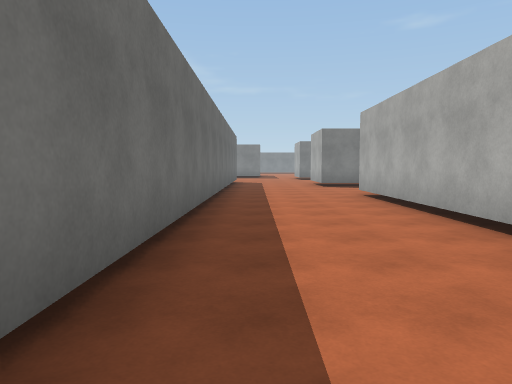
[1] (above)

20 first-person views from a walk through a scene from a Unity 3-D project. The camera is 1.5 m above the floor, tilts 4° down and sees 70° across. The floor is counted in squares, 2 m on a side. Each view is taken from the middle of a square. On the plan, view 1 faces up. The plan holds only what a view shows up to about 11 squares ahead; the rest is blank. The place goes on beyond the plan. Surface patterns are stand-ins for the level's own textures.

[2]
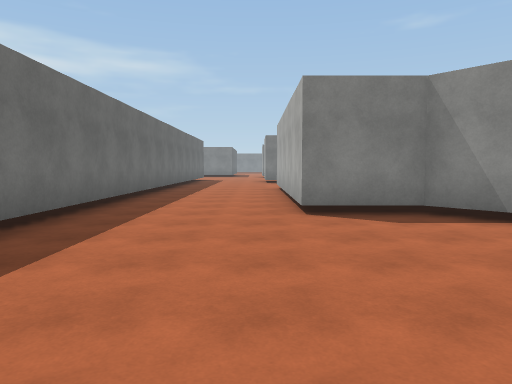

[3]
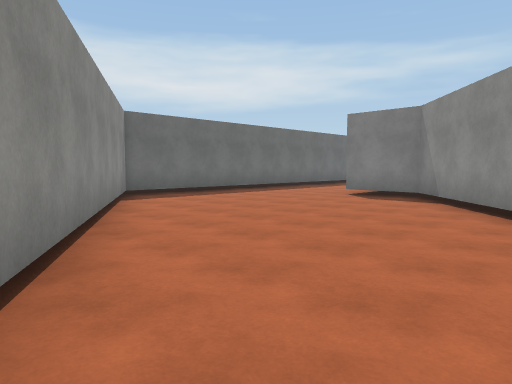

[4]
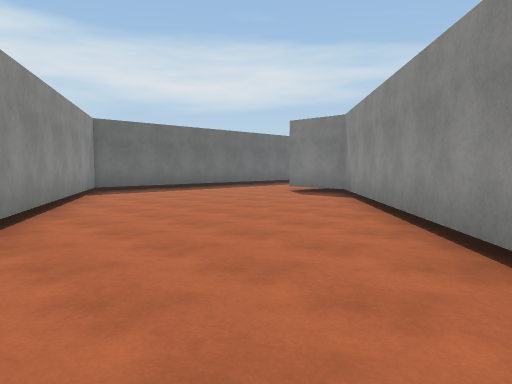

[5]
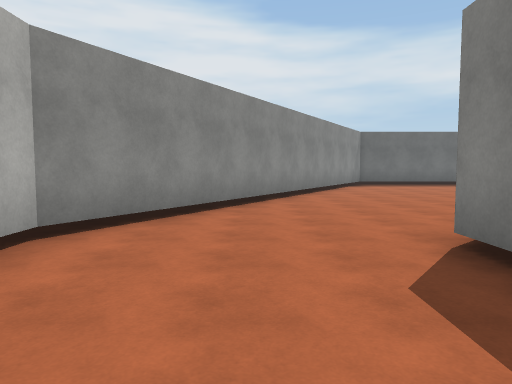

[6]
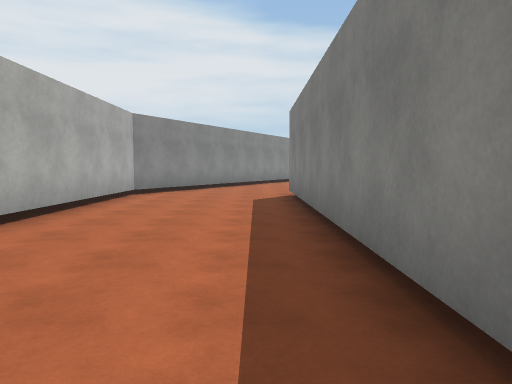

[7]
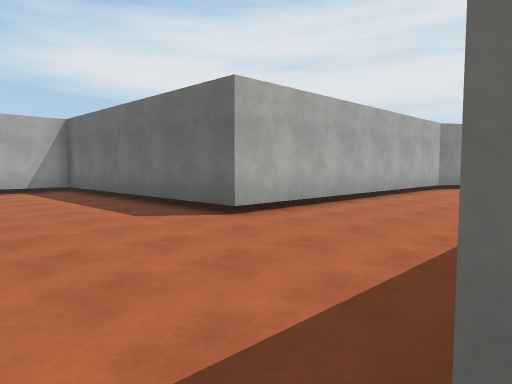

[8]
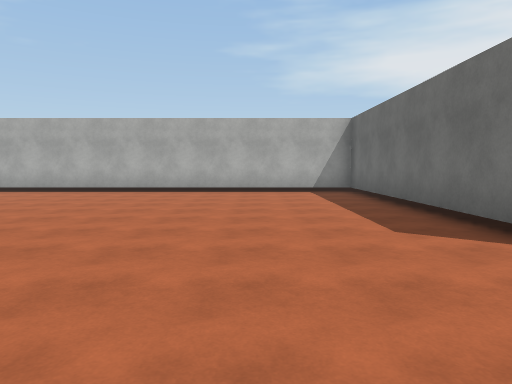

[9]
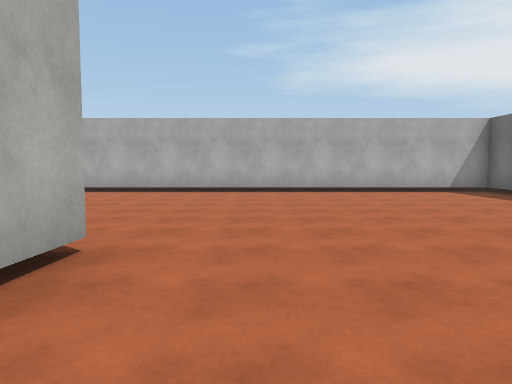

[10]
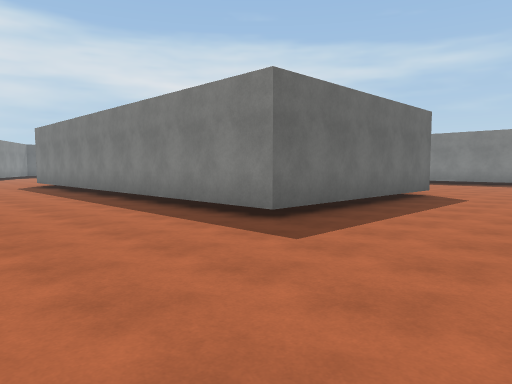

[11]
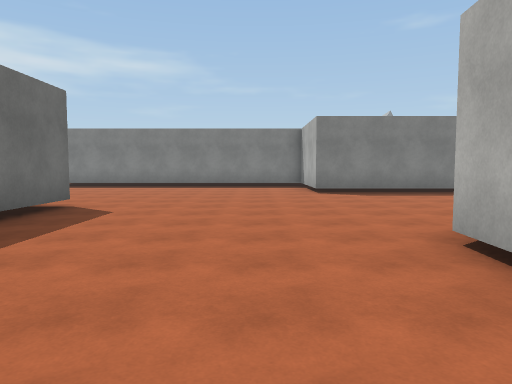

[12]
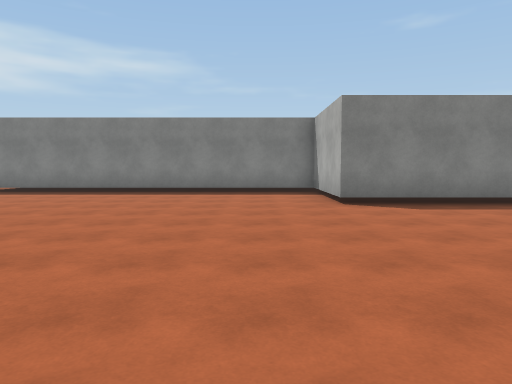

[13]
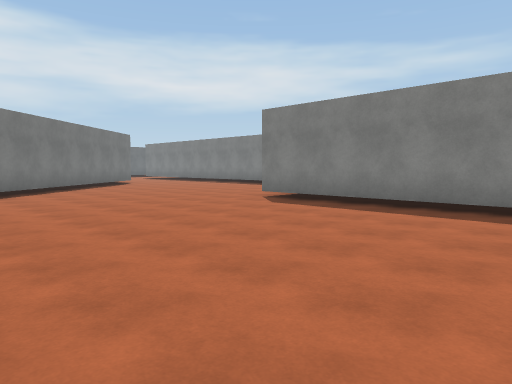

[14]
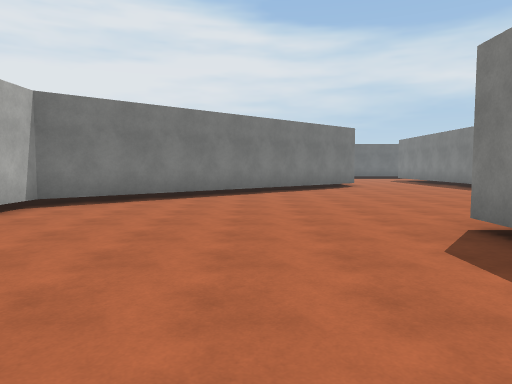

[15]
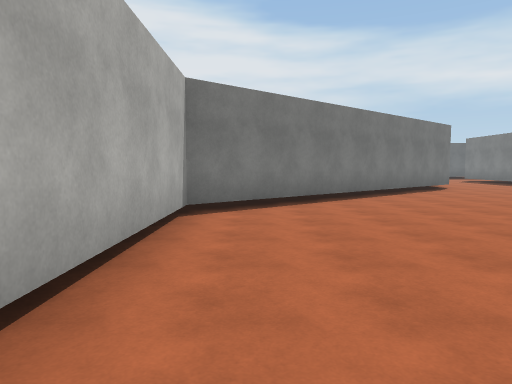

[16]
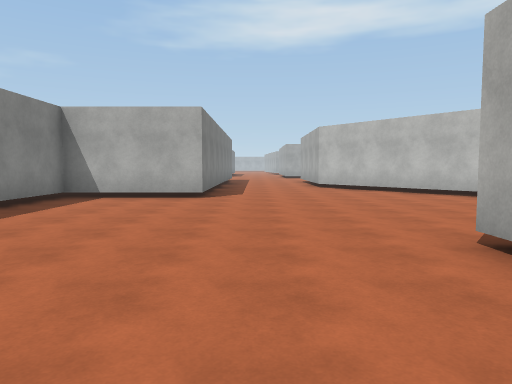

[17]
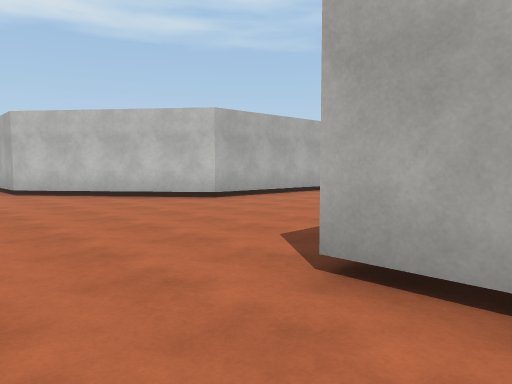

[18]
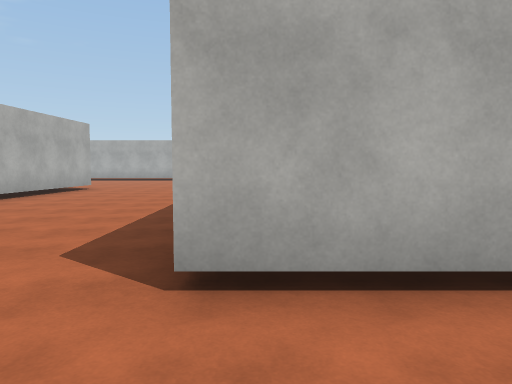

[19]
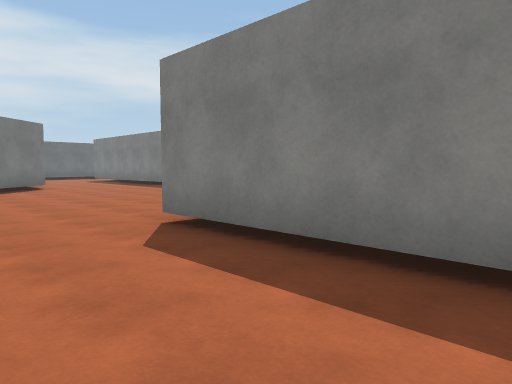

[20]
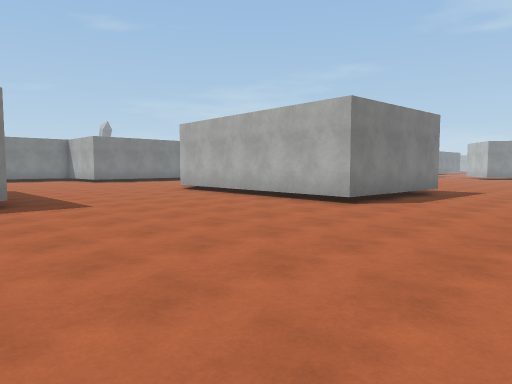

### Floor plan
Points are (right, up) in squares from view 1. A wall is a line through its corners. A room is listed if a view was taken in it or the views show most of it. See-through windows are left out.
Room 1 (views 1, 2, 3, 4, 5, 6, 7, 8, 9, 10, 11, 12, 13, 14, 15, 16, 17, 18, 19, 20)
walls: (9.5, -2.8) (4.7, 2.7) (2.7, 2.7) (2.7, 9.5); (30.5, -8.4) (27.5, -8.2) (27.9, -1.5) (30.6, 0.6); (30.5, 5.3) (27.7, 5.3) (27.7, 8.6) (17.6, 8.6); (9.1, 8.8) (15.2, 1.9) (22.5, 1.9) (22.5, -4.1) (10.5, -4.1); (-0.9, 9.5) (-0.9, -1.8) (10.3, -8.2) (19.2, -8.2) (19.2, -15.7) (30.5, -15.7)

Positions as (right, up) in squares from view 1, and headings:
1: (0, 0), facing up
2: (2, -3), facing up
3: (8, -6), facing up-left
4: (10, -6), facing up-left
5: (14, -6), facing left
6: (20, -5), facing left
7: (23, -4), facing down-left
8: (22, -5), facing down
9: (26, -5), facing down
10: (26, -8), facing up-left
11: (26, -5), facing up
12: (26, -2), facing up
13: (24, 2), facing up-left
14: (22, 6), facing left
15: (21, 3), facing left
16: (19, 4), facing right
17: (21, 4), facing down-right
18: (22, 4), facing down
19: (22, 6), facing up-left
20: (21, -12), facing up-right
